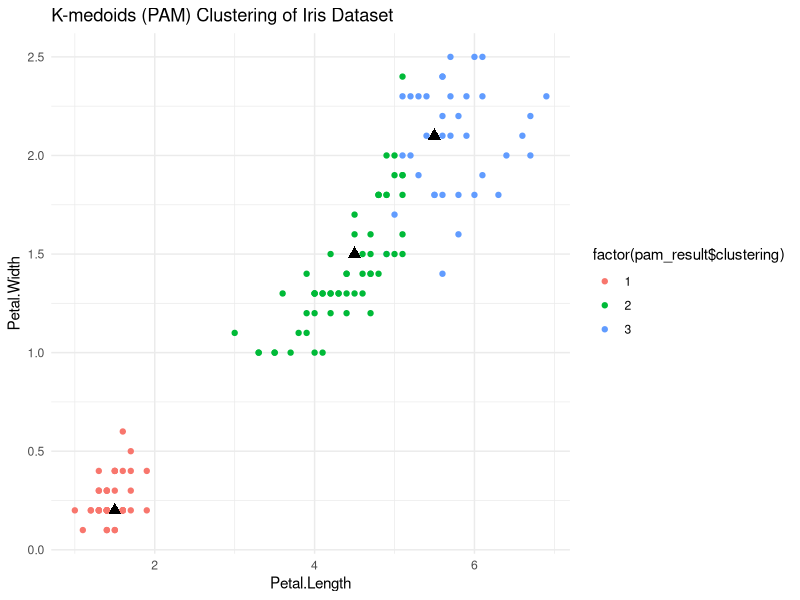

Write the R code that produced this figure.
# Step 1: Load Data data(iris) # Load Iris dataset
df <- iris # Create a dataframe

# Step 2: Preprocess Data (if needed)
# Skip this step if preprocessing is not required

# Step 3: Choose the Number of Clusters (K) 
k <- 3 # Number of clusters

# Step 4: Perform Clustering 
library("cluster")
set.seed(123) # For reproducibility
pam_result <- pam(df[, -5], k) # Perform clustering

# Step 5: Visualize Results 
library("ggplot2")
ggplot(df, aes(Petal.Length, Petal.Width, color = factor(pam_result$clustering))) + geom_point() +
geom_point(data	=	as.data.frame(pam_result$medoids[,	c("Petal.Length", "Petal.Width")]), color = "black", size = 3, shape = 17) +
labs(title = "K-medoids (PAM) Clustering of Iris Dataset") + theme_minimal()

# Step 6: Interpret Results
# Analyze cluster medoids, cluster sizes, etc.
